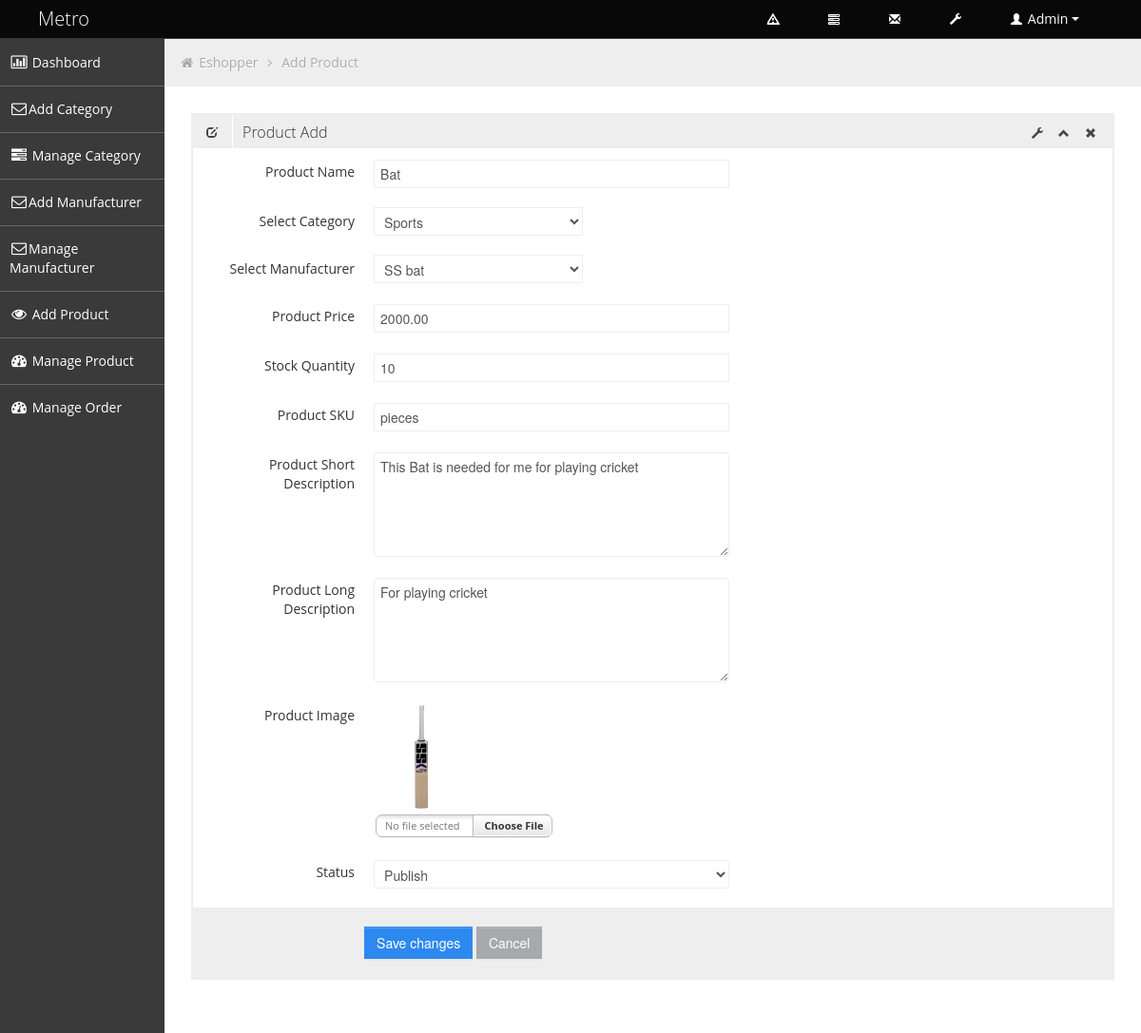
The page /admin/edit_product.php?product_id=1 (signed in) on the database its author committed.
### tables this page shows
CREATE TABLE `tbl_product` (
  `product_id` int(11) NOT NULL,
  `product_name` varchar(255) NOT NULL,
  `category_id` int(11) NOT NULL,
  `manufacturer_id` int(11) NOT NULL,
  `product_price` decimal(10,2) NOT NULL,
  `stock_quantity` int(11) NOT NULL,
  `product_sku` varchar(20) NOT NULL,
  `product_short_description` text NOT NULL,
  `product_long_description` longtext NOT NULL,
  `product_image` varchar(255) NOT NULL,
  `product_status` tinyint(4) NOT NULL
);

CREATE TABLE `tbl_category` (
  `category_id` int(11) NOT NULL,
  `category_name` varchar(255) NOT NULL,
  `category_description` text NOT NULL,
  `status` tinyint(4) NOT NULL
);

CREATE TABLE `tbl_manufacturer` (
  `manufacturer_id` int(11) NOT NULL,
  `manufacturer_name` text NOT NULL,
  `manufacturer_description` text NOT NULL,
  `publication_status` tinyint(4) NOT NULL
);

### admin/edit_product.php (called while the page is built, shortened)
<?php
include 'admin_master.php';

### classes/DB_Connection.php (called while the page is built, shortened)
<?php
class DB_Connection{
	private $host = 'localhost';
	private $user = 'root';
	private $pass = '';
	private $db_name = 'e_shopper';
	public function __construct(){
		$this->db_connect = mysqli_connect($this->host,$this->user,$this->pass,$this->db_name);
	}
}
?>

### classes/Admin.php (called while the page is built, shortened)
<?php
require_once('DB_Connection.php');
class Admin extends DB_Connection{
	public function viewAllCategory(){
		$sql = "SELECT * FROM tbl_category";
		if(mysqli_query($this->db_connect,$sql)){
			return mysqli_query($this->db_connect,$sql);
		}
	}
	public function viewAllManufacturer(){
		$sql = "SELECT * FROM tbl_manufacturer";
		if(mysqli_query($this->db_connect,$sql)){
			return mysqli_query($this->db_connect,$sql);
		}
	}
	public function getProductInfoById($productId){
		$sql = "SELECT * FROM tbl_product WHERE product_id='$productId'";
		if(mysqli_query($this->db_connect,$sql)){
			$query = mysqli_query($this->db_connect,$sql);
			return mysqli_fetch_assoc($query);
		}
	}
}
?>

### admin/pages/edit_product_page.php (the view, shortened to what this page needs)
<?php
if(isset($_GET['product_id'])){
	$productId = $_GET['product_id'];
	$product = $admin->getProductInfoById($productId);
}
$categoryList = $admin->viewAllCategory();
$manufacturerList = $admin->viewAllManufacturer();
?>
<ul class="breadcrumb">
	<li>
		<i class="icon-home"></i>
		<a href="index.html">Eshopper</a>
		<i class="icon-angle-right"></i>
	</li>
	<li><a href="#">Add Product</a></li>
</ul>
<div class="row-fluid sortable ui-sortable">
	<div class="box span12">
		<div class="box-header" data-original-title="">
			<h2><i class="halflings-icon edit"></i><span class="break"></span>Product Add</h2>
			<div class="box-icon">
				<a href="#" class="btn-setting"><i class="halflings-icon wrench"></i></a>
				<a href="#" class="btn-minimize"><i class="halflings-icon chevron-up"></i></a>
				<a href="#" class="btn-close"><i class="halflings-icon remove"></i></a>
			</div>
		</div>
		<div class="box-content">
			<form action="" method="post" class="form-horizontal" enctype="multipart/form-data">
			  <fieldset>
				<div class="control-group">
				  <label class="control-label" for="typeahead">Product Name </label>
				  <div class="controls">
					<input type="text" value="<?php echo $product['product_name'];?>" name="product_name" class="span6 typeahead" id="typeahead">
				  </div>
				</div>
				<div class="control-group">
				  <label class="control-label" for="typeahead">Select Category </label>
				  <div class="controls">
				  	<select name="category_id">
				  		<?php foreach($categoryList as $category){
				  			?>
				  			<option <?php echo ($category['category_id'] == $product['category_id'])?'selected="true"':''; ?> value="<?php echo $category['category_id']; ?>"><?php echo $category['category_name']; ?></option>
				  			<?php
				  			} ?>
				  	</select>
				  </div>
				</div>
				<div class="control-group">
				  <label class="control-label" for="typeahead">Select Manufacturer </label>
				  <div class="controls">
					<select name="manufacturer_id">
				  		<?php foreach($manufacturerList as $manufacturer){
				  			?>
				  			<option <?php echo ($manufacturer['manufacturer_id'] == $product['manufacturer_id'])?'selected="true"':''; ?> value="<?php echo $manufacturer['manufacturer_id']; ?>"><?php echo $manufacturer['manufacturer_name']; ?></option>
				  			<?php
				  			} ?>
				  	</select>
				  </div>
				</div>
				<div class="control-group">
				  <label class="control-label" for="typeahead">Product Price </label>
				  <div class="controls">
					<input type="number" value="<?php echo $product['product_price'];?>" name="product_price" class="span6 typeahead" id="typeahead">
				  </div>
				</div>
				<div class="control-group">
				  <label class="control-label" for="typeahead">Stock Quantity </label>
				  <div class="controls">
					<input type="number" value="<?php echo $product['stock_quantity'];?>" name="stock_quantity" class="span6 typeahead" id="typeahead">
				  </div>
				</div>
				<div class="control-group">
				  <label class="control-label" for="typeahead">Product SKU</label>
				  <div class="controls">
					<input type="text" value="<?php echo $product['product_sku'];?>" name="product_sku" class="span6 typeahead" id="typeahead">
				  </div>
				</div>
				<div class="control-group">
				  <label class="control-label" for="typeahead">Product Short Description </label>
				  <div class="controls">
					<textarea rows="5" cols="8" class="span6 typeahead" name="product_short_description"><?php echo $product['product_short_description'];?>
					</textarea>
				  </div>
				</div>
				<div class="control-group">
				  <label class="control-label" for="typeahead">Product Long Description </label>
				  <div class="controls">
					<textarea rows="5" cols="8" class="span6 typeahead" name="product_long_description"><?php echo $product['product_long_description'];?></textarea>
				  </div>
				</div>
				<div class="control-group">
				  <label class="control-label" for="typeahead">Product Image </label>
				  <div class="controls">
				  	<img width="100" src="<?php echo $product['product_image']; ?>"><br/>
				  </div>
				</div>
				<div class="control-group">
				  <label class="control-label" for="typeahead">Status </label>
				  <div class="controls">
					<select name="product_status" class="span6 typeahead">
						<option <?php echo ($product['product_status'] == 1)?'selected="true"':''; ?> value="1">Publish</option>
					</select>
				  </div>
				</div>
				<div class="form-actions">
				  <button type="submit" name="update_product" class="btn btn-primary">Save changes</button>
				  <button type="reset" class="btn">Cancel</button>
				</div>
			  </fieldset>
			</form>
		</div>
	</div>
</div>

### admin/assets/css/style.css (style rules this page uses)
body { background: #F5F5F5; color: #333; border: none; font-family: 'Open Sans', sans-serif; font-weight: 400; }
h2 { font-size: 16px; line-height: 16px; }
.breadcrumb { margin: -28px -28px 28px -28px; line-height: 34px; background: #eee; border: 0px; color: #aaa; -webkit-box-shadow: none; -moz-box-shadow: none; box-shadow: none; -webkit-border-radius: 0px; -moz-border-radius: 0px; border-radius: 0px; }
.breadcrumb a { color: #aaa; text-shadow: 0px 1px 1px #fff; }
.box { border: 2px solid #eee; background: #fff !important; margin-bottom: 28px; }
.box-header { height: 16px; font-size: 16px; line-height: 16px; padding: 10px; background: #eee; -webkit-box-shadow: none; -moz-box-shadow: none; box-shadow: none; overflow: hidden; }
.box-header h2 { float:left; margin-top: 0px; font-weight: 300; }
.box-header h2 i { margin: 0px 3px 0px 4px; opacity: .8; filter: alpha(opacity=80); -ms-filter:"progid:DXImageTransform.Microsoft.Alpha(Opacity=80)"; }
.box-header .box-icon { float:right; margin-top: 1px; }
.box-header .box-icon i { -webkit-transition: all 0.1s ease-in-out; -moz-transition: all 0.1s ease-in-out; -o-transition: all 0.1s ease-in-out; -ms-transition: all 0.1s ease-in-out; transition: all 0.1s ease-in-out; opacity: .8; filter: alpha(opacity=80); -ms-filter:"progid:DXImageTransform.Microsoft.Alpha(Opacity=80)"; }
.box-header .box-icon a { margin: 0px 5px; }
.box-content { position: relative; z-index: 50; margin-top: -1px; padding: 10px; background: #fff !important; }
.form-actions { padding: 19px 20px 20px; margin: 20px -10px -30px -10px; background-color: #eee; border-top: 1px solid #eee; *zoom: 1; }
.form-actions:before, .form-actions:after { display: table; line-height: 0; content: ""; }
.form-actions:after { clear: both; }
.btn { display: inline-block; padding: 6px 12px; margin-bottom: 0; font-size: 14px; font-weight: 500; line-height: 20px; text-align: center; white-space: nowrap; vertical-align: middle; cursor: pointer; border: 1px solid #a7a9aa; -webkit-border-radius: 0px !important; border-radius: 0px !important; }
.btn { color: #ffffff; background-color: #a7a9aa; border-color: #a7a9aa; background-image: none; filter: none; text-shadow: none; }
.btn-primary { background-color: #2D89EF; border-color: #2D89EF; }

### admin/assets/css/halflings.css (style rules this page uses)
html, html .halflings { -webkit-font-smoothing: antialiased !important; }
.halflings-icon { display: inline-block; width: 14px; height: 14px; line-height: 14px; vertical-align: text-top; background-image: url(../img/glyphicons_halflings.svg); background-position: 0 0; background-repeat: no-repeat; vertical-align: top; *display: inline; *zoom: 1; *margin-right: .3em; }
.halflings-icon.remove { background-position: -312px 0; }
.halflings-icon.edit { background-position: -96px -72px; }
.halflings-icon.chevron-up { background-position: -288px -120px; }
.halflings-icon.wrench { background-position: -360px -144px; }

### rows shown on the page
tbl_product: product_name "Bat", category_id "Sports", manufacturer_id "SS bat", product_price "2000.00", stock_quantity "10", product_sku "pieces", product_short_description "This Bat is needed for me for playing cricket", product_long_description "For playing cricket", product_image (picture), product_status "Publish"

### other values the page prints
$_SESSION['admin_name'] "Admin"
